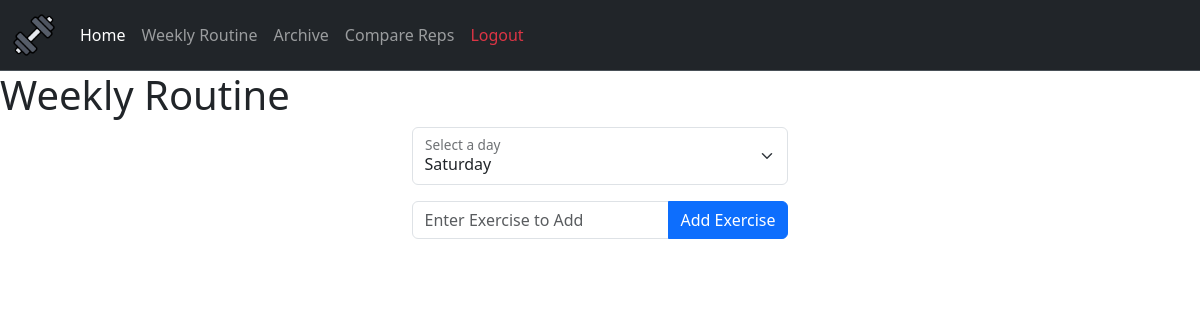
Before: /routine (signed in) with the older database file.
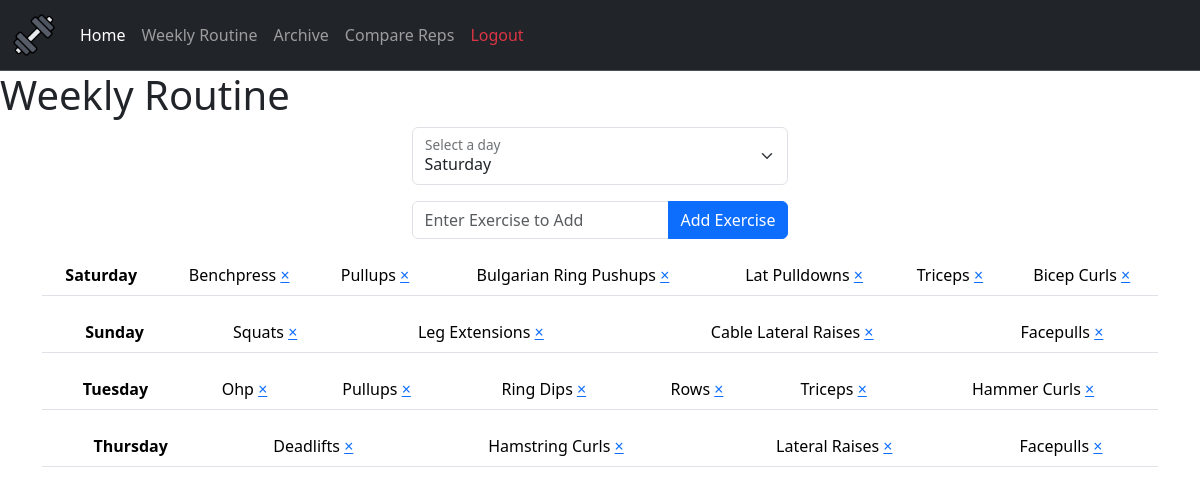
After: the same page with the newer database file.
### webapp/tables.py (models this page shows)
class Routine(db.Model):
    id = db.Column(db.Integer, primary_key = True)
    day = db.Column(db.String(12), nullable = False)
    exercise = db.Column(db.String(150), nullable = False)
    user_id = db.Column(db.Integer, db.ForeignKey('user.id'))

### webapp/routes.py (the view, shortened to what this page needs)
@routes.route("/routine", methods=["POST", "GET"])
@login_required
def routine():
    days = db.session.query(Routine.day).filter_by(user_id = current_user.id).distinct().order_by(days_order).all()
    days = [day[0] for day in days]
    exercises = db.session.query(Routine).filter_by(user_id = current_user.id).all()
    return render_template("routine.html", days = days, exercises = exercises)

### webapp/templates/routine.html (shortened to what this page needs)
{% extends "layout.html" %}
{% block main %}
<h1>Weekly Routine</h1>
<div class="hstack gap-3 d-flex justify-content-center">
    <form method="post" action="/routine">
        <div class="mb-3 form-floating">
            <select class="form-select" id="day" name="day">
                <option value="saturday">Saturday</option>
            </select>
            <label for="day" class="form-label">Select a day</label>
        </div>
        <div class="input-group mb-3">
            <input type="text" autocomplete="off" class="form-control" name="exercise" id="exercise" placeholder="Enter Exercise to Add">
            <button class="btn btn-primary" id="set-submit" type="submit">Add Exercise</button>
        </div>
    </form>
</div>
{% for day in days %}
<div class="container text-center">
    <table class="table">
        <thead>
            <tr>
                <th scope="col">{{ day }}</th>
                {% for exercise in exercises %}
                    {% if exercise.day == day %}
                        <td class="exercise-cell">
                            <div class="row align-items-center">
                                <div class="col">
                                    <span>{{ exercise.exercise }}</span>
                                    <a href="#" class="close" onclick="return confirmDeleteExercise('{{ day }}', '{{ exercise.exercise }}')">
                                        <span aria-hidden="true" >&times;</span>
                                    </a>
                                </div>
                            </div>
                        </td>
                    {% endif %}
                {% endfor %}
            </tr>
        </thead>
    </table>
</div>
{% endfor %}
{% endblock %}

### webapp/templates/layout.html (shortened to what this page needs)
<!DOCTYPE html>
<html>
  <head>
    <link
      href="https://cdn.jsdelivr.net/npm/bootstrap@5.3.2/dist/css/bootstrap.min.css"
      rel="stylesheet"
    />
    <link rel="stylesheet" href="{{ url_for('static', filename='styles.css') }}" />
  </head>
  <body>
    <nav
      class="navbar navbar navbar-expand-lg bg-dark border-bottom border-body"
      data-bs-theme="dark"
    >
      <div class="container-fluid">
        <a class="navbar-brand" href="/">
          <img src="{{ url_for('static', filename='icon.png') }}" wdith="50" height="44" alt="Workout Icon">
        </a>
        <div class="collapse navbar-collapse" id="navbarNavAltMarkup">
          <div class="navbar-nav">
            {% if current_user.is_authenticated %}
            <a
              class="nav-link active"
              aria-current="page"
              href="{{ url_for('routes.index') }}"
              >Home</a
            >
            <a class="nav-link" href="{{ url_for('routes.routine') }}">Weekly Routine</a>
            <a class="nav-link" href="{{ url_for('routes.archive' )}}">Archive</a>
            <a class="nav-link" href="{{ url_for('routes.compare' )}}">Compare Reps</a>
            <a class="nav-link text-danger" id="logout" onclick="return confirmLogout()">Logout</a>
            {% else %}
            <a class="nav-link" href="{{ url_for('auth.login') }}">Login</a>
            <a class="nav-link" href="{{ url_for('auth.register') }}"
              >Register</a
            >
            {% endif %}
          </div>
        </div>
      </div>
    </nav>
    <main>{% block main %}{% endblock %}</main>
  </body>
</html>

Changed rows visible on the page:
added Routine: exercise "Benchpress", shown under "Saturday"
added Routine: exercise "Pullups", shown under "Saturday"
added Routine: exercise "Bulgarian Ring Pushups", shown under "Saturday"
added Routine: exercise "Lat Pulldowns", shown under "Saturday"
added Routine: exercise "Triceps", shown under "Saturday"
added Routine: exercise "Bicep Curls", shown under "Saturday"
added Routine: exercise "Squats", shown under "Sunday"
added Routine: exercise "Leg Extensions", shown under "Sunday"
added Routine: exercise "Cable Lateral Raises", shown under "Sunday"
added Routine: exercise "Facepulls", shown under "Sunday"
added Routine: exercise "Ohp", shown under "Tuesday"
added Routine: exercise "Pullups", shown under "Tuesday"
added Routine: exercise "Ring Dips", shown under "Tuesday"
added Routine: exercise "Rows", shown under "Tuesday"
added Routine: exercise "Triceps", shown under "Tuesday"
added Routine: exercise "Hammer Curls", shown under "Tuesday"
added Routine: exercise "Deadlifts", shown under "Thursday"
added Routine: exercise "Hamstring Curls", shown under "Thursday"
added Routine: exercise "Lateral Raises", shown under "Thursday"
added Routine: exercise "Facepulls", shown under "Thursday"
Other visible differences:
new list line: "Saturday"
new list line: "Sunday"
new list line: "Tuesday"
new list line: "Thursday"
